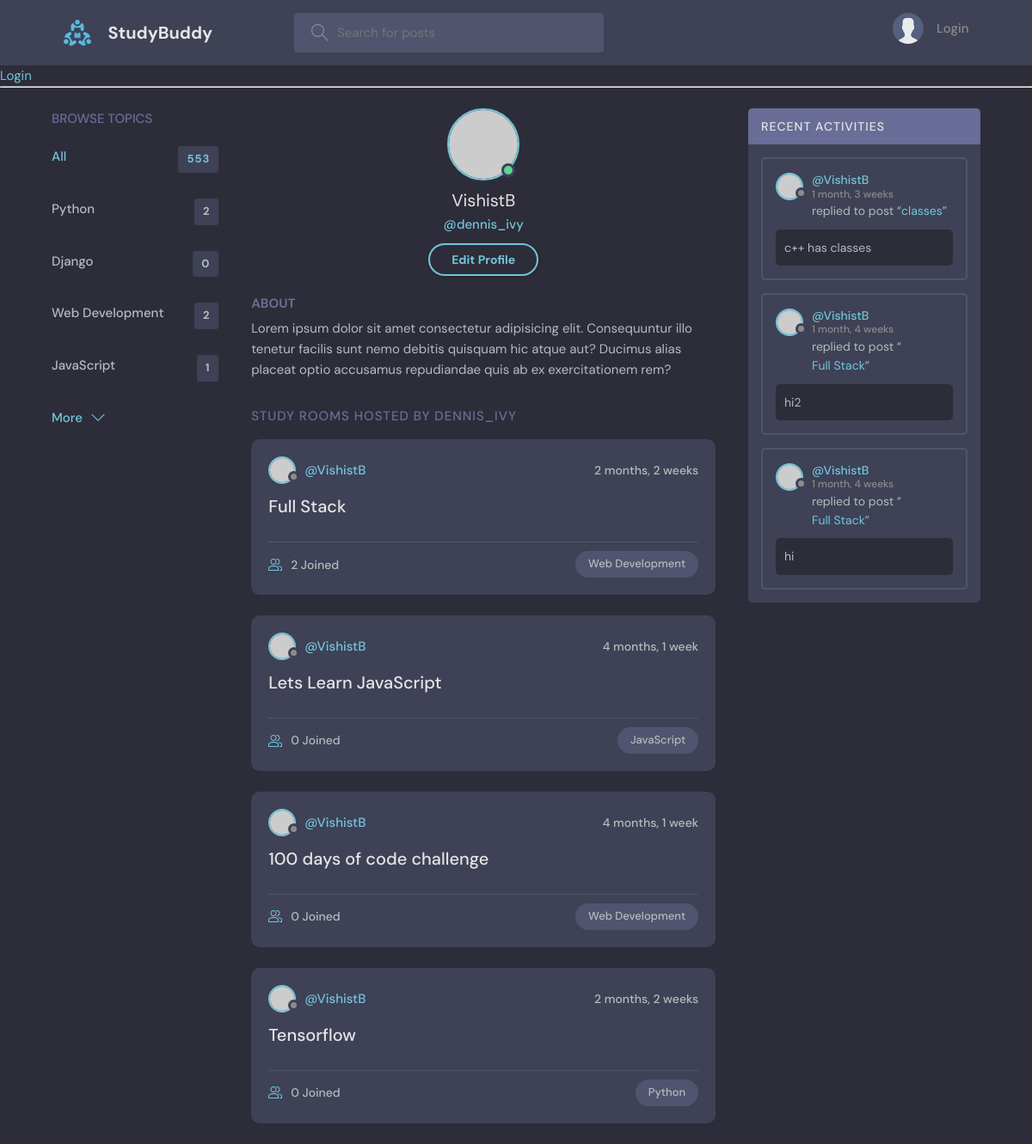
The page /profile/2 on the database as committed earlier.
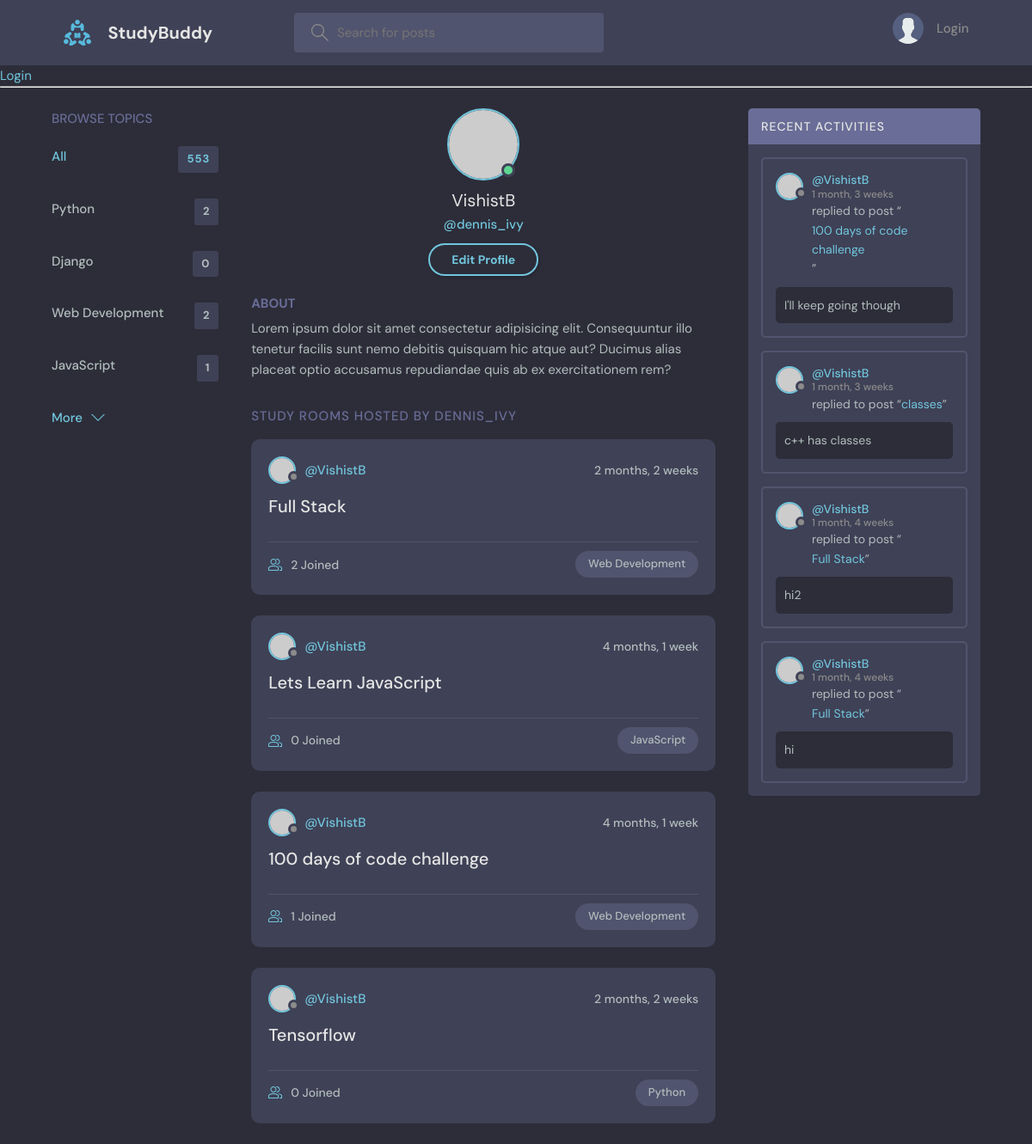
The same page on the database as committed later.
### base/models.py (models this page shows, shortened)
class Topic(models.Model):
    name = models.CharField(max_length=200)

class Room(models.Model):
    host = models.ForeignKey(User, on_delete=models.SET_NULL, null=True)
    topic= models.ForeignKey(Topic, on_delete=models.SET_NULL, null=True)
    name=models.CharField(max_length=200)
    description= models.TextField(null=True,blank=True)
    participants=models.ManyToManyField(User, related_name='participants', blank=True)
    updated=models.DateTimeField(auto_now=True)
    created=models.DateTimeField(auto_now_add=True)
    class Meta:
        ordering = ['-updated', 'created']
    def __str__(self):
        return self.name

class Message(models.Model):
    user = models.ForeignKey(User, on_delete=models.CASCADE)
    room = models.ForeignKey(Room, on_delete=models.CASCADE)
    body = models.TextField()
    updated=models.DateTimeField(auto_now=True)
    created=models.DateTimeField(auto_now_add=True)
    class Meta:
        ordering = ['-updated', 'created']

### base/views.py (the view)
# urls.py: path('profile/<str:pk>', views.userProfile, name="user-profile"),
def userProfile(request, pk):
    user=User.objects.get(id=pk)
    rooms=user.room_set.all()
    room_messages=user.message_set.all()
    topics=Topic.objects.all()
    context={'user':user, 'rooms':rooms,'room_messages' : room_messages, 'topics' : topics}
    return render(request,'base/profile.html',context)

### base/templates/base/profile.html
{% extends 'main.html' %}
{% block content%}
  <main class="profile-page layout layout--3">
    <div class="container">
      {% include 'base/topics_components.html' %}
      <div class="roomList">
        <div class="profile">
          <div class="profile__avatar">
            <div class="avatar avatar--large active">
              <img src="https://randomuser.me/api/portraits/men/11.jpg" />
            </div>
          </div>
          <div class="profile__info">
            <h3>{{user.username}}</h3>
            <p>@dennis_ivy</p>
            <a href="edit-user.html" class="btn btn--main btn--pill">Edit Profile</a>
          </div>
          <div class="profile__about">
            <h3>About</h3>
            <p>
              Lorem ipsum dolor sit amet consectetur adipisicing elit. Consequuntur illo tenetur
              facilis sunt nemo debitis quisquam hic atque aut? Ducimus alias placeat optio
              accusamus repudiandae quis ab ex exercitationem rem?
            </p>
          </div>
        </div>
        <div class="roomList__header">
          <div>
            <h2>Study Rooms Hosted by dennis_ivy</a>
            </h2>
          </div>
        </div>
        {% include 'base/feed_component.html'%}
      </div>
      {% include 'base/activity_component.html' %}
    </div>
  </main>
{% endblock content %}

### base/templates/base/topics_components.html
<div class="topics">
    <div class="topics__header">
      <h2>Browse Topics</h2>
    </div>
    <ul class="topics__list">
      <li>
        <a href="{% url 'home' %}" class="active">All <span>553</span></a>
      </li>
      {% for topic in topics %}
      <li>
        <a href="{% url 'home' %}?q={{topic.name}}">{{topic.name}}<span>{{topic.room_set.all.count}}</span></a>
      </li>
      {% endfor %}
    </ul>
    <a class="btn btn--link" href="topics.html">
      More
      <svg version="1.1" xmlns="http://www.w3.org/2000/svg" width="32" height="32" viewBox="0 0 32 32">
        <title>chevron-down</title>
        <path d="M16 21l-13-13h-3l16 16 16-16h-3l-13 13z"></path>
      </svg>
    </a>
  </div>

### base/templates/base/feed_component.html (shortened to what this page needs)
{% for room in rooms %}
<div class="roomListRoom">
    <div class="roomListRoom__header">
      <a href="{% url 'user-profile' room.host.id %}" class="roomListRoom__author">
        <div class="avatar avatar--small">
          <img src="https://randomuser.me/api/portraits/women/11.jpg" />
        </div>
        <span>@{{room.host.username}}</span>
      </a>
      <div class="roomListRoom__actions">
        <span>{{room.created|timesince}}</span>
      </div>
    </div>
    <div class="roomListRoom__content">
      <a href="{% url 'room' room.id%}">{{room.name}}</a>
    </div>
    <div class="roomListRoom__meta">
      <a href="{% url 'room' room.id%}" class="roomListRoom__joined">
        {{room.participants.all.count}} Joined
      </a>
      <p class="roomListRoom__topic">{{room.topic.name}}</p>
    </div>
  </div>
{% endfor %}

### base/templates/base/activity_component.html (shortened to what this page needs)
<div class="activities">
    <div class="activities__header">
      <h2>Recent Activities</h2>
    </div>
    {% for message in room_messages %}
    <div class="activities__box">
      <div class="activities__boxHeader roomListRoom__header">
        <a href="{% url 'user-profile' message.user.id%}" class="roomListRoom__author">
          <div class="avatar avatar--small">
            <img src="https://randomuser.me/api/portraits/women/11.jpg" />
          </div>
          <p>
            @{{message.user}}
            <span>{{message.created|timesince}}</span>
          </p>
        </a>
      </div>
      <div class="activities__boxContent">
        <p>replied to post “<a href="{% url 'room' message.room.id %}">{{message.room}}</a>”</p>
        <div class="activities__boxRoomContent">
          {{message.body}}
        </div>
      </div>
    </div>
    {% endfor %}
  </div>

Rows that differ between the two databases and show on the page:
computed for Room "100 days of code challenge": participants.all.count "0" → "1"
added Message: user "VishistB", created "1 month, 3 weeks", room "100 days of code challenge", body "I'll keep going though"
